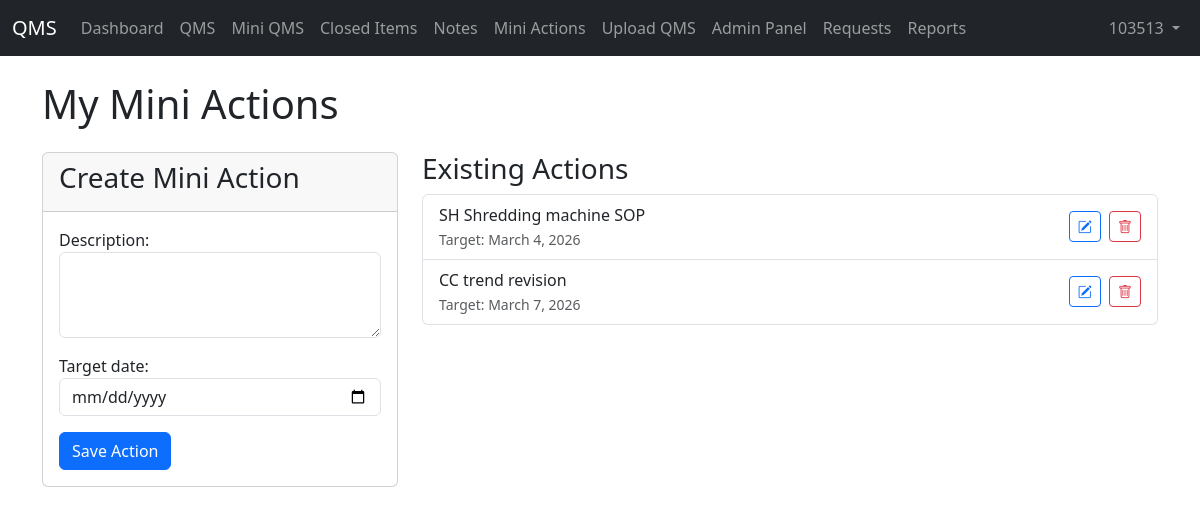
The page /mini-actions/ (signed in) on the database as committed earlier.
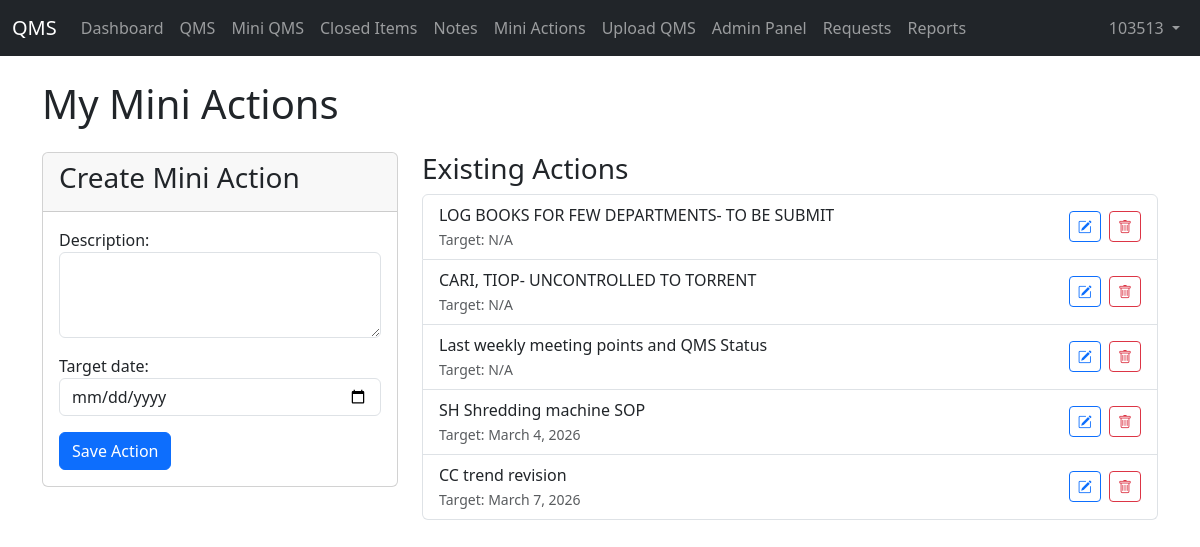
The same page on the database as committed later.
### qms_app/models.py (models this page shows, shortened)
class MiniAction(models.Model):
    owner = models.ForeignKey(User, on_delete=models.CASCADE)
    description = models.TextField()
    target_date = models.DateField(null=True, blank=True)
    created_at = models.DateTimeField(auto_now_add=True)
    class Meta:
        ordering = ['-created_at']

### qms_app/views.py (the view)
# urls.py: path('mini-actions/', views.mini_actions_list, name='mini_actions_list'),
@login_required
def mini_actions_list(request):
    actions = MiniAction.objects.filter(owner=request.user).order_by('target_date')
    if request.method == 'POST':
        form = MiniActionForm(request.POST)
        if form.is_valid():
            action = form.save(commit=False)
            action.owner = request.user
            action.save()
            messages.success(request, "Mini Action created successfully.")
            return redirect('mini_actions_list')
    else:
        form = MiniActionForm()
    return render(request, 'qms/mini_actions_list.html', {'actions': actions, 'form': form})

### qms_app/forms.py
class MiniActionForm(FloatingLabelFormMixin, forms.ModelForm):
    class Meta:
        model = MiniAction
        exclude = ('owner',)
        widgets = {
            'target_date': forms.DateInput(attrs={'type': 'date'}),
        }

### qms_app/templates/qms/mini_actions_list.html (shortened to what this page needs)
{% extends 'qms/base.html' %}
{% block content %}
<h1 class="mb-4">My Mini Actions</h1>
<div class="row">
    <div class="col-md-4">
        <div class="card">
            <div class="card-header">
                <h3>Create Mini Action</h3>
            </div>
            <div class="card-body">
                <form method="post">
                    {{ form.as_p }}
                    <button type="submit" class="btn btn-primary">Save Action</button>
                </form>
            </div>
        </div>
    </div>
    <div class="col-md-8">
        <h3>Existing Actions</h3>
        <ul class="list-group">
            {% for action in actions %}
                 <li class="list-group-item d-flex justify-content-between align-items-center">
                    <div>
                        {{ action.description }}
                        <br>
                        <small class="text-muted">Target: {{ action.target_date|default:"N/A" }}</small>
                    </div>
                    <div>
                        <a href="{% url 'mini_action_edit' action.pk %}" class="btn btn-sm btn-outline-primary me-1"><i class="bi bi-pencil-square"></i></a>
                        <a href="{% url 'mini_action_delete' action.pk %}" class="btn btn-sm btn-outline-danger"><i class="bi bi-trash"></i></a>
                    </div>
                </li>
            {% empty %}
                <li class="list-group-item">No mini actions yet.</li>
            {% endfor %}
        </ul>
    </div>
</div>
{% endblock %}

### qms_app/templates/qms/base.html (shortened to what this page needs)
<!DOCTYPE html>
<html lang="en">
<head>
    <link href="https://cdn.jsdelivr.net/npm/bootstrap@5.3.2/dist/css/bootstrap.min.css" rel="stylesheet">
    <link rel="stylesheet" href="https://cdn.jsdelivr.net/npm/bootstrap-icons@1.11.3/font/bootstrap-icons.min.css">
    {% load static %}
</head>
<body>
{% load qms_extras %}
    <nav class="navbar navbar-expand-lg navbar-dark bg-dark">
        <div class="container-fluid">
            <a class="navbar-brand" href="{% url 'dashboard' %}">QMS</a>
            <div class="collapse navbar-collapse" id="navbarNav">
                <ul class="navbar-nav me-auto">
                    {% if user.is_authenticated %}
                        <li class="nav-item"><a class="nav-link hover-btn" href="{% url 'dashboard' %}">Dashboard</a></li>
                        <li class="nav-item"><a class="nav-link hover-btn" href="{% url 'qms_list' %}">QMS</a></li>
                        <li class="nav-item"><a class="nav-link hover-btn" href="{% url 'mini_qms_list' %}">Mini QMS</a></li>
                        <li class="nav-item"><a class="nav-link hover-btn" href="{% url 'closed_list' %}">Closed Items</a></li>
                        <li class="nav-item"><a class="nav-link hover-btn" href="{% url 'notes_list' %}">Notes</a></li>
                        <li class="nav-item"><a class="nav-link hover-btn" href="{% url 'mini_actions_list' %}">Mini Actions</a></li>
                        {% if user.is_staff or user|in_group:"admin" %}
                            <li class="nav-item"><a class="nav-link hover-btn" href="{% url 'upload_qms_from_excel' %}">Upload QMS</a></li>
                            <li class="nav-item"><a class="nav-link hover-btn" href="{% url 'admin_panel' %}">Admin Panel</a></li>
                        <li class="nav-item"><a class="nav-link hover-btn" href="{% url 'list_update_requests' %}">Requests</a></li>
                        <li class="nav-item"><a class="nav-link hover-btn" href="{% url 'qms_report_form' %}">Reports</a></li>
                        {% else %}
                        <li class="nav-item"><a class="nav-link hover-btn" href="{% url 'submit_update_request' %}">Update Request</a></li>
                        {% endif %}
                    {% endif %}
                </ul>
                <ul class="navbar-nav">
                    {% if user.is_authenticated %}
                        <li class="nav-item dropdown">
                            <a class="nav-link dropdown-toggle" href="#" id="navbarDropdown" role="button" data-bs-toggle="dropdown" aria-expanded="false">
                                {{ user.username }}
                            </a>
                        </li>
                    {% else %}
                        <li class="nav-item"><a class="nav-link" href="{% url 'login' %}">Login</a></li>
                    {% endif %}
                </ul>
            </div>
        </div>
    </nav>
    <main class="container mt-4">
        {% block content %}{% endblock %}
    </main>
</body>
</html>

Rows that differ between the two databases and show on the page:
added MiniAction: description "LOG BOOKS FOR FEW DEPARTMENTS- TO BE SUBMIT", target_date "N/A"
added MiniAction: description "CARI, TIOP- UNCONTROLLED TO TORRENT", target_date "N/A"
added MiniAction: description "Last weekly meeting points and QMS Status", target_date "N/A"
